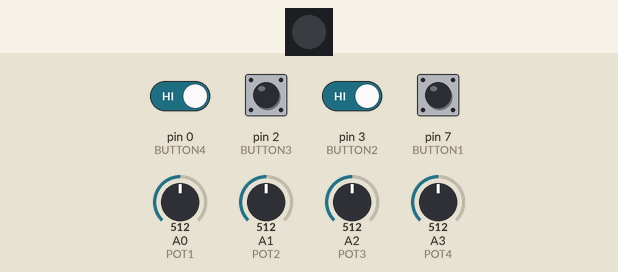
The sketch below on a simulated SparkFun Pro Micro, built with avr-gcc and run on an emulated ATmega32U4. On the bench: 1 RGB LEDs in strip order, left to right. The inputs (shaded band) are chosen by the test bench; at power-on: pin 0 (BUTTON4), pin 2 (BUTTON3), pin 3 (BUTTON2), pin 7 (BUTTON1) HIGH, A0 (POT1) = 512, A1 (POT2) = 512, A2 (POT3) = 512, A3 (POT4) = 512. Dim RGB values are drawn brighter than linear.

Above: at 1.2 s.
1.3 s: pin 0 (BUTTON4) driven LOW and pin 3 (BUTTON2) driven LOW
At 4.2 s:
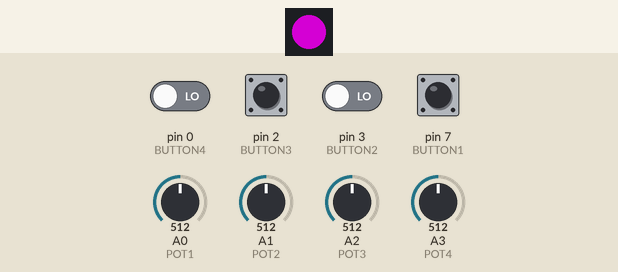
4.3 s: pin 0 (BUTTON4) driven HIGH
5.8 s: pin 0 (BUTTON4) driven LOW
At 5.93 s:
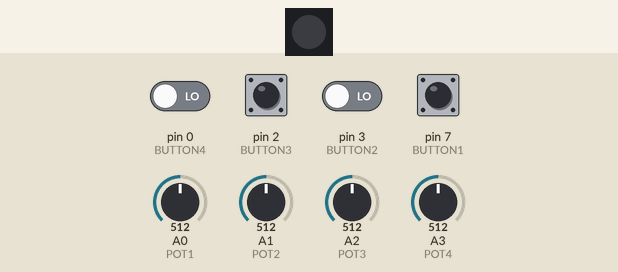
8.8 s: pin 3 (BUTTON2) driven HIGH
Timing chart, 0 to 11.3 s (numbered marks = the images above; inputs shaded):
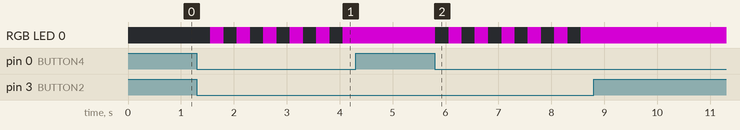

The sketch:

AnalogHK.ino
```cpp
// AnalogHotKey
// https://github.com/SilentDreamcast/AnalogHotKey
// Discord: CheckEm #9384
// This code turns an Arduino with native USB into a Human Interface Device (HID) and MIDI
// by default the device is in MIDI mode. pressing buttons 2+4 sets the buttons to keyboard mode (light will flash purple twice)
// pressing buttons 1+4 in MIDI mode makes the buttons toggle (default) or momentary. (light will flash twice with current color)

// USER CONFIGURABLE
//#define DEBUG //enable this to print debug messages to serial port
const static uint8_t MIDICHANNEL = 0; //MIDI instrument channel. CHANGE THIS IF IT CONFLICTS WITH OTHER MIDI DEVICES
//MIDI control channel. You can add more with more buttons/knobs or virtual layers
const static uint8_t BUTTON1CONTROL = 0;
const static uint8_t BUTTON2CONTROL = 1;
const static uint8_t BUTTON3CONTROL = 2;
const static uint8_t BUTTON4CONTROL = 3;
const static uint8_t POT1CONTROL = 10; //if fast feedback enabled for this channel, value maps to red LED value
const static uint8_t POT2CONTROL = 11; //if fast feedback enabled for this channel, value maps to green LED value
const static uint8_t POT3CONTROL = 12; //if fast feedback enabled for this channel, value maps to blue LED value
const static uint8_t POT4CONTROL = 13; //if fast feedback enabled for this channel, value maps to 0 to BRIGHTNESS (defined below) (intended as like the master volume)
const static uint8_t BUTTON1KEY = 'I'; //set your own keys here or even media shortcuts. maybe create a virtual layer
const static uint8_t BUTTON2KEY = 'J';
const static uint8_t BUTTON3KEY = 'K';
const static uint8_t BUTTON4KEY = 'L';
const static uint8_t BRIGHTNESS = 255; //0-255 max brightness of RGB LED //absolute max brightness
const static uint8_t hystBand = 2; // +/- how much the potentiometer should change before registering as an actual change.
const static long interval = 10; //polling rate in mS

#include "MIDIUSB.h"
#include "Keyboard.h"
#include <Adafruit_NeoPixel.h>

// EVERYTHING BELOW THIS IS ALSO CONFIGURABLE IF YOU UNDERSTAND THE SPAGHETTI:P
// PINOUTS
#define POT1 A0
#define POT2 A1
#define POT3 A2
#define POT4 A3
#define BUTTON1 7 //put the buttons on hardware interrupt pins in case
#define BUTTON2 3
#define BUTTON3 2
#define BUTTON4 0
#define PIXELPIN 6 //neopixel pin (470ohm series resistor)

// NEOPIXEL (OPTIONAL)
#define NUMPIXELS 1
Adafruit_NeoPixel pixels(NUMPIXELS, PIXELPIN, NEO_GRB + NEO_KHZ800);

// GENERAL STUFF
unsigned long previousMillis = 0;
int16_t pot1Prev, pot2Prev, pot3Prev, pot4Prev; //stores previous values for hysteresis
boolean button1State, button2State, button3State, button4State; //stores wibbly wobbly latching flags so it doesn't send unnecessary MIDI updates
uint8_t red, green, blue;
boolean buttonToggle = true; //enable momentary(false) or toggle(true) button action
boolean MIDImode = true;

void setup() {
  // put your setup code here, to run once:
  pinMode(POT1,INPUT); //ATMEGA32u4 has 8 ADC channels but only 4 are broken out on the standard Pro Micro. Get a Teensy lol
  pinMode(POT2,INPUT);
  pinMode(POT3,INPUT);
  pinMode(POT4,INPUT);
  //analogReadResolution(8); //set ADC to 8 bit mode. no need to do mapping anymore (only available for certain boards)
  pinMode(BUTTON1,INPUT_PULLUP); //lets be cheap and super accessable since everyone always forgets the pull-up/down resistor
  pinMode(BUTTON2,INPUT_PULLUP);
  pinMode(BUTTON3,INPUT_PULLUP);
  pinMode(BUTTON4,INPUT_PULLUP);

  // WS2812B addressable RGB led just because. gonna use it as a MIDI output device just to look cool.
  pixels.begin();
  pixels.clear();
  pixels.show();
  pixels.setBrightness(BRIGHTNESS);

  #ifdef DEBUG
  Serial.begin(115200);
  #endif
}

//it's not fancy since i wanted to make it obvious for beginners to modify
void loop() {
  // put your main code here, to run repeatedly:
  unsigned long currentMillis = millis();
  if (currentMillis - previousMillis >= interval) { //EZ debounce
    previousMillis = currentMillis;

    // POTS =======================================================================================
    potHandler(POT1, pot1Prev, MIDICHANNEL, POT1CONTROL);
    potHandler(POT2, pot2Prev, MIDICHANNEL, POT2CONTROL);
    potHandler(POT3, pot3Prev, MIDICHANNEL, POT3CONTROL);
    potHandler(POT4, pot4Prev, MIDICHANNEL, POT4CONTROL);

    // BUTTON1 ====================================================================================
    buttonHandler(BUTTON1,button1State,MIDICHANNEL,BUTTON1CONTROL,BUTTON1KEY);
    buttonHandler(BUTTON2,button2State,MIDICHANNEL,BUTTON2CONTROL,BUTTON2KEY);
    buttonHandler(BUTTON3,button3State,MIDICHANNEL,BUTTON3CONTROL,BUTTON3KEY);
    buttonHandler(BUTTON4,button4State,MIDICHANNEL,BUTTON4CONTROL,BUTTON4KEY);

    //special key combo to do certain things buttons 1-3 + 4 ======================================
    comboHandler();
  }

  MIDI_feedback(); //process feedback all the time as needed
}

void MIDI_feedback(){
  //use the remaining processing time to update the LED
  midiEventPacket_t rx;
  do {
    rx = MidiUSB.read();
    if (rx.header != 0) {
      #ifdef DEBUG
        Serial.print("Received: ");
        Serial.print(rx.header, HEX);
        Serial.print("-");
        Serial.print(rx.byte1, HEX);
        Serial.print("-");
        Serial.print(rx.byte2, HEX);
        Serial.print("-");
        Serial.println(rx.byte3, HEX);
      #endif
      if(rx.byte2 == POT1CONTROL){ //if(rx.byte2 == 20){
        red = map(rx.byte3,0,127,0,255);
      }
      if(rx.byte2 == POT2CONTROL){ //if(rx.byte2 == 21){
        green = map(rx.byte3,0,127,0,255);
      }
      if(rx.byte2 == POT3CONTROL){ //if(rx.byte2 == 22){
        blue = map(rx.byte3,0,127,0,255);
      }
      if(rx.byte2 == POT4CONTROL){ //if(rx.byte2 == 22){
        pixels.setBrightness(map(rx.byte3,0,127,0,BRIGHTNESS)); //remap between 0 and BRIGHTNESS so it doesn't exceed the maximum defined.
      }
      pixels.setPixelColor(0, pixels.Color(red,green,blue));
      pixels.show();
    }
  } while (rx.header != 0);
}

void potHandler(uint8_t pot, int16_t & prev, uint8_t midiChannel, uint8_t potControl){
  uint16_t potCurr = analogRead(pot)/8; //divide 10bits by 8 turns value into 7 bit value
  if(potCurr > prev+hystBand || potCurr < prev-hystBand){
    #ifdef DEBUG
      Serial.print("update: ");
      Serial.print(potCurr);
      Serial.print(", ");
      Serial.println(prev);
    #endif
    prev = potCurr;
    controlChange(midiChannel, potControl, potCurr);
    MidiUSB.flush();
  }
}

void buttonHandler(uint8_t button, boolean & state, uint8_t midiChannel, uint8_t buttonControl, char key){
  if(!digitalRead(button)){ //since buttons are configured as INPUT_PULLUP detect if LOW
    if(state == false){ //doing some boolean latching
      #ifdef DEBUG
        Serial.print(button);
        Serial.println(" PRESSED");
      #endif
      if(MIDImode){
        noteOn(midiChannel,buttonControl,127);
        MidiUSB.flush();
      }
      else{
        Keyboard.press(key);
      }
      state = true;
    }
  }
  else{
    if(state == true){
      #ifdef DEBUG
        Serial.print(button);
        Serial.println(" RELEASED");
      #endif
      if(buttonToggle){
        if(MIDImode){
          noteOff(midiChannel,buttonControl,127);
        }
        else{
          Keyboard.release(key);
        }
      }
      else{
        if(MIDImode){
          noteOn(midiChannel,buttonControl,127);
        }
      }
      if(MIDImode){
        MidiUSB.flush();
      }
      state = false;
    }
  }
}

// MIDI FUNCTIONS
// channel = midi device
// control/pitch = device's subcontrol (button, dial, indicator)
// value/velocity = actual value. 0-127
void controlChange(byte channel, byte control, byte value) {
  midiEventPacket_t event = {0x0B, 0xB0 | channel, control, value};
  MidiUSB.sendMIDI(event);
}

void noteOn(byte channel, byte pitch, byte velocity) {
  midiEventPacket_t noteOn = {0x09, 0x90 | channel, pitch, velocity};
  MidiUSB.sendMIDI(noteOn);
}

void noteOff(byte channel, byte pitch, byte velocity) {
  midiEventPacket_t noteOff = {0x08, 0x80 | channel, pitch, velocity};
  MidiUSB.sendMIDI(noteOff);
}

void comboHandler(){
  // MIDI button toggle or momentary
  if(!digitalRead(BUTTON1) && !digitalRead(BUTTON4)){
    buttonToggle = !buttonToggle;
    for(uint8_t i = 0; i < 2; i++){ //kinda like a debounce
      pixels.setPixelColor(0, pixels.Color(0,0,0));
      pixels.show();
      delay(250);
      pixels.setPixelColor(0, pixels.Color(red,green,blue));
      pixels.show();
      delay(250);
    }
  }

  // keyboard mode
  if(!digitalRead(BUTTON2) && !digitalRead(BUTTON4)){
    MIDImode = !MIDImode;
    if(MIDImode == false){
      buttonToggle = true; //while in keyboard mode it works opposite. honestly this is spaghetti now
    }
    else{
      Keyboard.releaseAll(); //release all keys just in case
    }
    for(uint8_t i = 0; i < 2; i++){ //kinda like a debounce
      pixels.setPixelColor(0, pixels.Color(0,0,0));
      pixels.show();
      delay(250);
      pixels.setPixelColor(0, pixels.Color(128,0,128)); //purple at half power
      pixels.show();
      delay(250);
    }
  }

  if(!digitalRead(BUTTON3) && !digitalRead(BUTTON4)){
    //does nothing yet
    delay(1000);
  }
}
```

Measured:
- after the input at 1.3 s, RGB LED 0: alternates RGB(128, 0, 128) for 0.25 s and off for 0.25 s, starting after 0.26 s
- after the input at 4.3 s, every drawn part: stays the same
- after the input at 5.8 s, RGB LED 0: alternates RGB(128, 0, 128) for 0.25 s and off for 0.25 s, starting at once
- after the input at 8.8 s, every drawn part: stays the same
